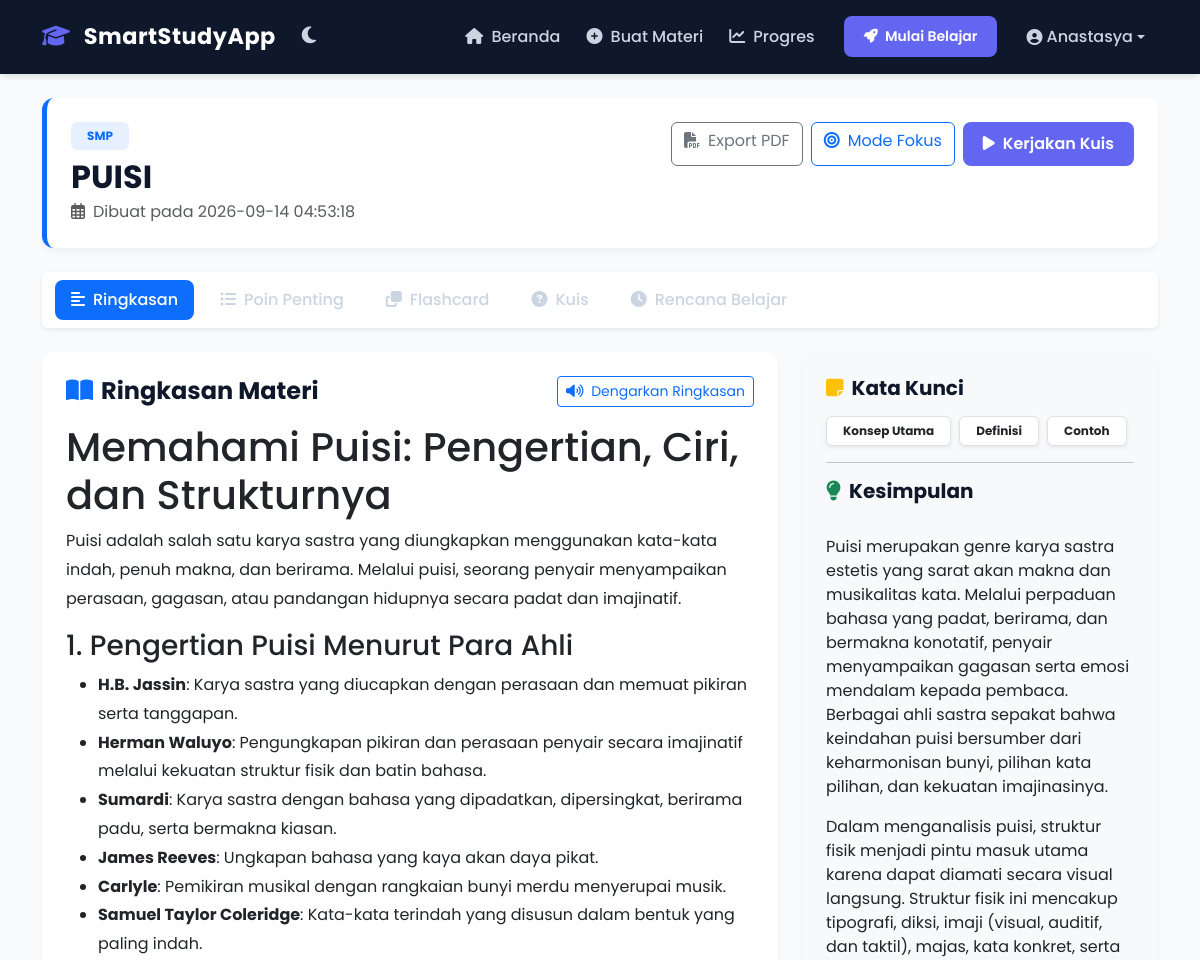
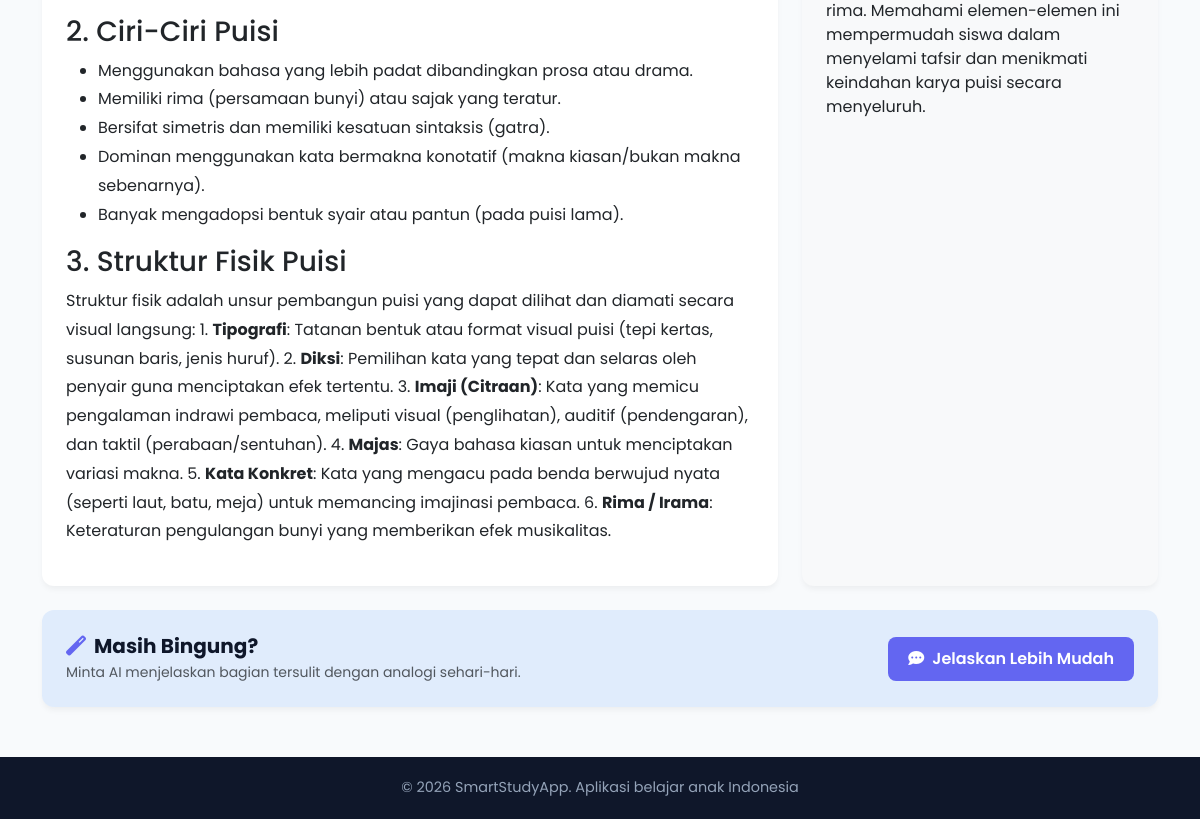
Page /materi/2 (signed in) on the committed database (2 pictures, top to bottom).
### tables this page shows
CREATE TABLE materi (
        id INTEGER PRIMARY KEY AUTOINCREMENT, judul TEXT NOT NULL,
        jenjang TEXT DEFAULT 'SMA', tipe_input TEXT, isi_teks TEXT NOT NULL,
        tanggal DATETIME DEFAULT CURRENT_TIMESTAMP, user_id INTEGER);

### app.py (the view)
@app.route('/materi/<int:id>')
@login_required
def materi_detail(id):
    conn = get_db()
    materi = conn.execute('SELECT * FROM materi WHERE id = ? AND user_id = ?', (id, session['user_id'])).fetchone()
    if not materi:
        conn.close()
        flash('Materi tidak ditemukan.', 'danger')
        return redirect(url_for('dashboard'))
    hasil_rows = conn.execute('SELECT jenis_hasil, konten FROM hasil_belajar WHERE materi_id = ?', (id,)).fetchall()
    kuis_count = conn.execute('SELECT COUNT(*) FROM kuis WHERE materi_id = ?', (id,)).fetchone()[0]
    progress = conn.execute('SELECT * FROM progress WHERE materi_id = ? ORDER BY waktu_kuis DESC LIMIT 1', (id,)).fetchone()
    conn.close()
    field_markdown = {'ringkasan', 'poin_penting', 'kesimpulan', 'rencana_belajar'}
    hasil_dict = {}
    flashcard_json = '[]'
    for row in hasil_rows:
        jenis = row['jenis_hasil']
        konten = row['konten']
        if jenis in field_markdown:
            hasil_dict[jenis] = markdown.markdown(konten)
        elif jenis == 'flashcard':
            flashcard_json = konten  # simpan mentah (JSON string), JANGAN di-markdown
        else:
            hasil_dict[jenis] = konten
    return render_template('materi_detail.html', materi=materi, hasil=hasil_dict, kuis_count=kuis_count, progress=progress, flashcard_json=flashcard_json)

### app.py (called while the page is built)
def get_db():
    conn = sqlite3.connect('materiku.db')
    conn.row_factory = sqlite3.Row
    return conn

def login_required(f):
    @wraps(f)
    def decorated(*args, **kwargs):
        if 'user_id' not in session:
            flash('Silakan login terlebih dahulu.', 'danger')
            return redirect(url_for('login'))
        return f(*args, **kwargs)
    return decorated

### templates/materi_detail.html (shortened to what this page needs)
{% extends 'base.html' %}
{% block content %}
<div class="card card-elegant p-4 mb-4 border-start border-5 border-primary">
    <div class="d-flex justify-content-between align-items-start flex-wrap gap-3">
        <div>
            <span class="badge bg-primary bg-opacity-10 text-primary mb-2 px-3 py-2">{{ materi.jenjang }}</span>
            <h2 class="fw-bold mb-1" style="color: var(--navy-dark);">{{ materi.judul }}</h2>
            <p class="text-muted mb-0"><i class="far fa-calendar-alt me-2"></i>Dibuat pada {{ materi.tanggal }}</p>
        </div>
        <div class="d-flex gap-2">
            <a href="/export_pdf/{{ materi.id }}" class="btn btn-outline-secondary">
                <i class="fas fa-file-pdf me-2"></i>Export PDF
            </a>
            <a href="/belajar/{{ materi.id }}" class="btn btn-outline-primary">
                <i class="fas fa-bullseye me-2"></i>Mode Fokus
            </a>
            <a href="/kuis/{{ materi.id }}" class="btn btn-accent">
                <i class="fas fa-play me-2"></i>Kerjakan Kuis
            </a>
        </div>
    </div>
</div>
<ul class="nav nav-pills mb-4 bg-white p-2 rounded shadow-sm" id="paketTab" role="tablist">
    <li class="nav-item"><button class="nav-link active" data-bs-toggle="pill" data-bs-target="#tab-ringkasan"><i class="fas fa-align-left me-2"></i>Ringkasan</button></li>
    <li class="nav-item"><button class="nav-link" data-bs-toggle="pill" data-bs-target="#tab-poin"><i class="fas fa-list-ul me-2"></i>Poin Penting</button></li>
    <li class="nav-item"><button class="nav-link" data-bs-toggle="pill" data-bs-target="#tab-flashcard"><i class="fas fa-clone me-2"></i>Flashcard</button></li>
    <li class="nav-item"><button class="nav-link" data-bs-toggle="pill" data-bs-target="#tab-kuis"><i class="fas fa-question-circle me-2"></i>Kuis</button></li>
    <li class="nav-item"><button class="nav-link" data-bs-toggle="pill" data-bs-target="#tab-rencana"><i class="fas fa-clock me-2"></i>Rencana Belajar</button></li>
</ul>
<div class="tab-content" id="paketTabContent">
    <div class="tab-pane fade show active" id="tab-ringkasan">
        <div class="row g-4">
            <div class="col-lg-8">
                <div class="card card-elegant p-4 h-100">
                    <div class="d-flex justify-content-between align-items-center mb-3 flex-wrap gap-2">
                        <h4 class="fw-bold mb-0" style="color: var(--navy-dark);"><i class="fas fa-book-open me-2 text-primary"></i>Ringkasan Materi</h4>
                        <button class="btn btn-outline-primary btn-sm" id="btnDengarkan">
                            <i class="fas fa-volume-up me-1"></i> Dengarkan Ringkasan
                        </button>
                    </div>
                    <div class="content-area" id="teks-ringkasan" style="line-height: 1.8;">
                        {{ hasil.ringkasan | safe }}
                    </div>
                </div>
            </div>
            <div class="col-lg-4">
                <div class="card card-elegant p-4 h-100 bg-light">
                    <h5 class="fw-bold mb-3" style="color: var(--navy-dark);"><i class="fas fa-sticky-note me-2 text-warning"></i>Kata Kunci</h5>
                    <div class="d-flex flex-wrap gap-2">
                        <span class="badge bg-white text-dark border px-3 py-2 shadow-sm">Konsep Utama</span>
                        <span class="badge bg-white text-dark border px-3 py-2 shadow-sm">Definisi</span>
                        <span class="badge bg-white text-dark border px-3 py-2 shadow-sm">Contoh</span>
                    </div>
                    <hr>
                    <h5 class="fw-bold mb-3" style="color: var(--navy-dark);"><i class="fas fa-lightbulb me-2 text-success"></i>Kesimpulan</h5>
                    <p class="small text-muted">{{ hasil.kesimpulan | safe }}</p>
                </div>
            </div>
        </div>
    </div>
</div>
<div class="card card-elegant p-4 mt-4 bg-primary bg-opacity-10 border-0">
    <div class="d-flex align-items-center justify-content-between flex-wrap gap-3">
        <div>
            <h5 class="fw-bold mb-1" style="color: var(--navy-dark);"><i class="fas fa-magic me-2" style="color: var(--accent-purple);"></i>Masih Bingung?</h5>
            <p class="text-muted mb-0 small">Minta AI menjelaskan bagian tersulit dengan analogi sehari-hari.</p>
        </div>
        <button class="btn btn-accent" data-bs-toggle="modal" data-bs-target="#modalJelaskan">
            <i class="fas fa-comment-dots me-2"></i>Jelaskan Lebih Mudah
        </button>
    </div>
</div>
{% endblock %}

### templates/base.html (style rules this page uses)
:root { --navy-dark: #0f172a; --navy-light: #1e293b; --accent-purple: #6366f1; --accent-hover: #4f46e5; --bg-body: #f8fafc; --text-main: #334155; --success: #10b981; --danger: #ef4444; }
body { background-color: var(--bg-body); font-family: 'Poppins', sans-serif; color: var(--text-main); }
.nav-link { color: #cbd5e1 !important; font-weight: 500; margin: 0 5px; transition: all 0.3s ease; }
.nav-link:hover, .nav-link.active { color: white !important; background-color: rgba(255, 255, 255, 0.1); border-radius: 8px; }
.btn-accent { background-color: var(--accent-purple); color: white; border: none; font-weight: 600; padding: 10px 20px; border-radius: 8px; transition: all 0.3s ease; }
.card-elegant { border: none; border-radius: 12px; box-shadow: 0 4px 6px -1px rgba(0, 0, 0, 0.05); background-color: white; transition: transform 0.3s ease; }

### rows in the picture
materi: jenjang "SMP", judul "PUISI", tanggal "2026-09-14 04:53:18"

### other values in the picture
{{ session.user_nama }} "Anastasya"
